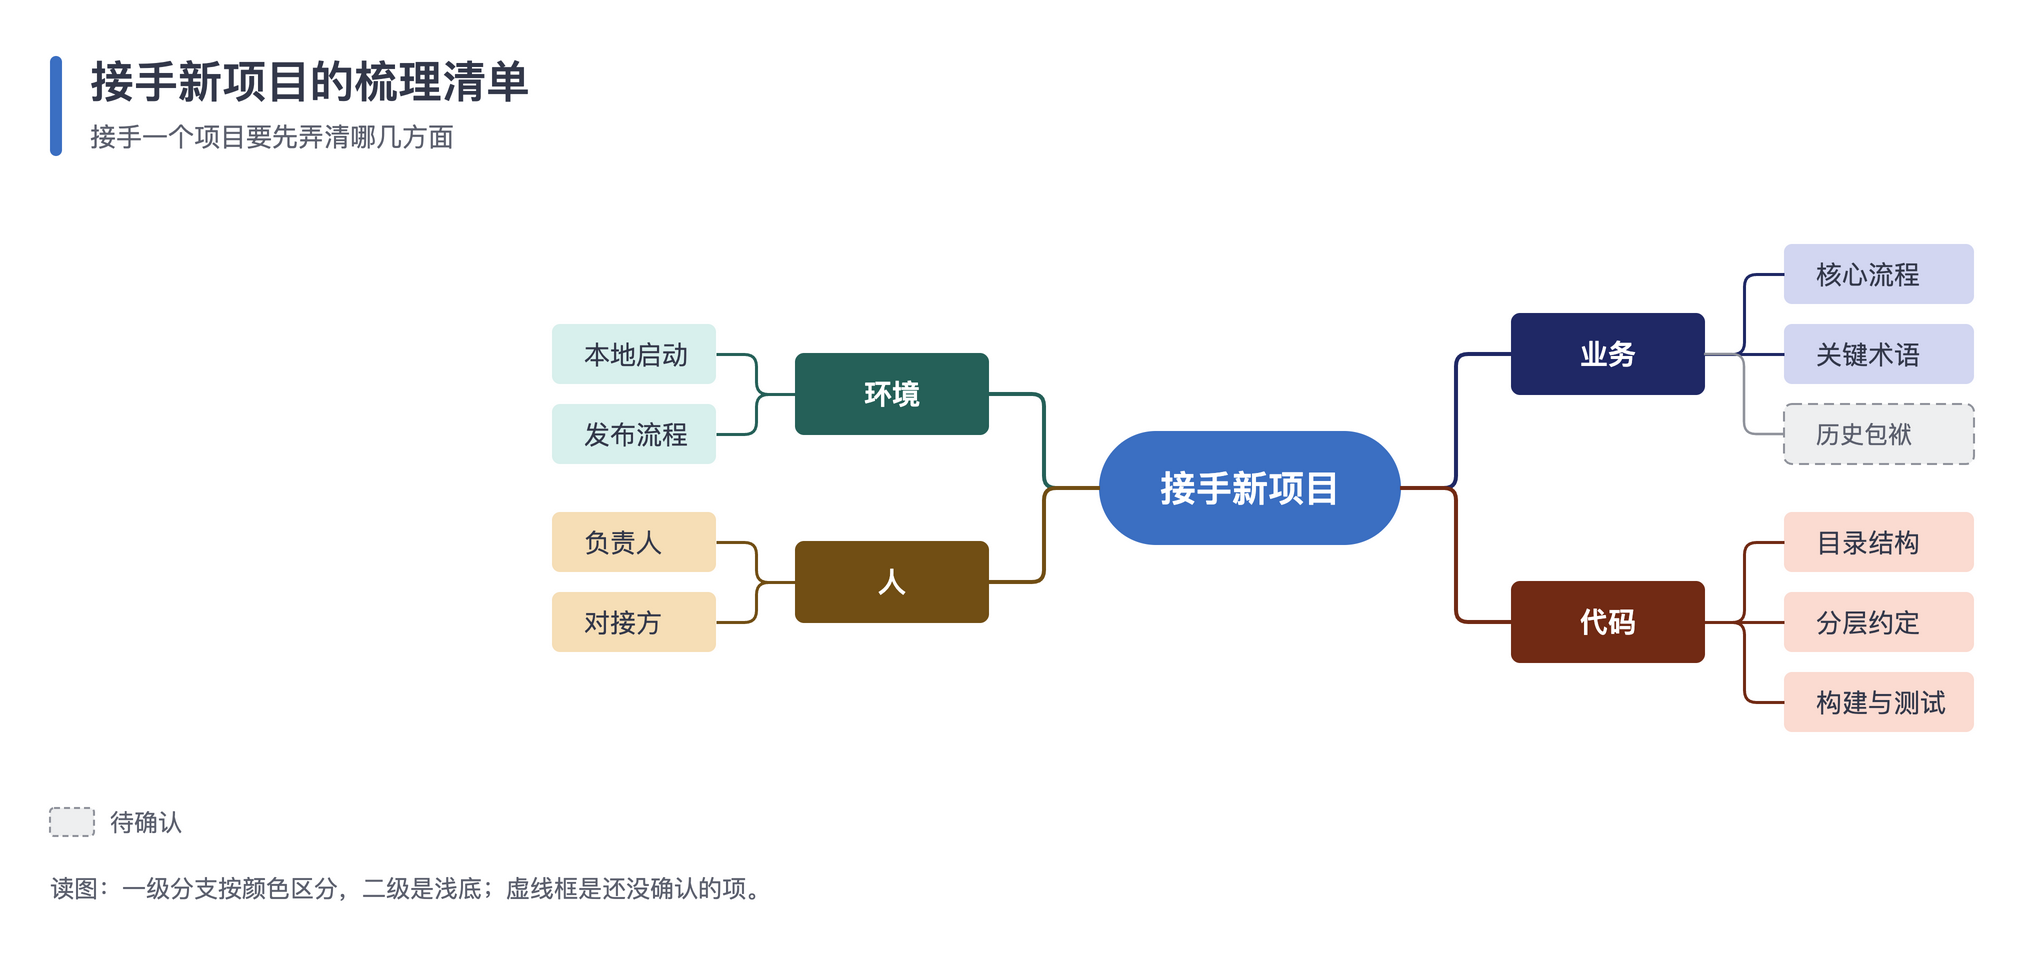

Write Python code to recreate this figure.
#!/usr/bin/env python3
"""思维导图：中心主题用主色胶囊，一级分支按系列色深色实底，二级浅底，待定项灰色虚线。

用到：mindmap、pending 待定项、按 bounds 定位说明区。
运行后在本目录生成 mindmap.drawio 和 mindmap.png。
"""
import os
import sys

HERE = os.path.dirname(os.path.abspath(__file__))
sys.path.insert(0, os.path.join(os.path.dirname(HERE), 'scripts'))
from drawio_kit import Diagram  # noqa: E402

MIN_SIDE = int(os.environ.get('DIAGRAM_MIN_SIDE', 4000))

d = Diagram('接手新项目的梳理清单', '接手一个项目要先弄清哪几方面')
d.mindmap('接手新项目', [
    ('业务', ['核心流程', '关键术语', ('历史包袱', [], {'pending': True})]),
    ('代码', ['目录结构', '分层约定', '构建与测试']),
    ('环境', ['本地启动', '发布流程']),
    ('人', ['负责人', '对接方']),
], cx=640, top=130)

y = (d.bounds[3] // 10 + 4) * 10  # 说明区贴在主体下方
d.legend(40, y, [('pending', '待确认')])
d.footer(40, y + 32, '读图：一级分支按颜色区分，二级是浅底；虚线框是还没确认的项。')

name = os.path.join(HERE, 'mindmap')
d.save(name + '.drawio')
d.export(name + '.drawio', name + '.png', scale=d.scale_for(MIN_SIDE))
